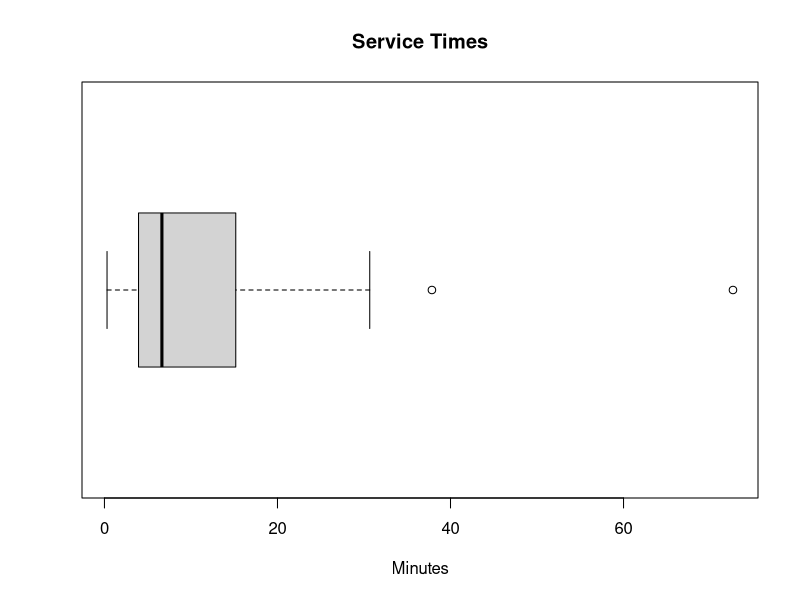
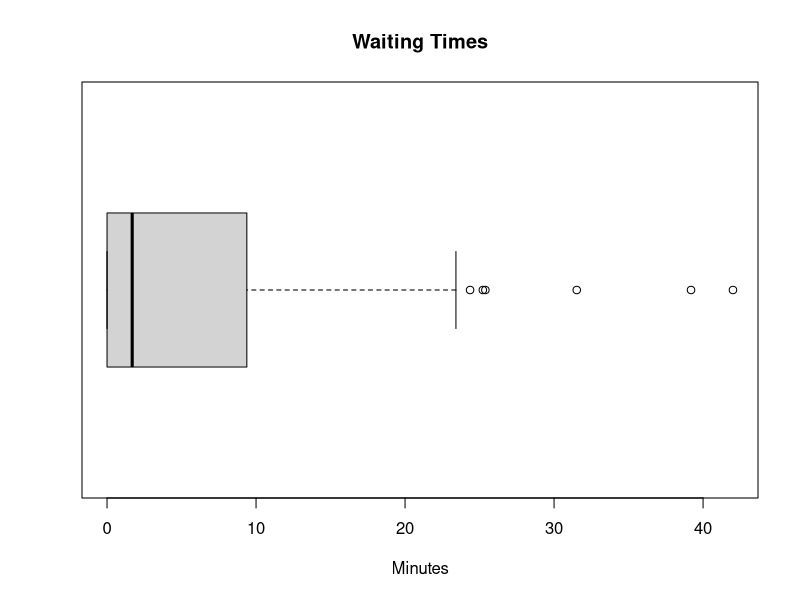
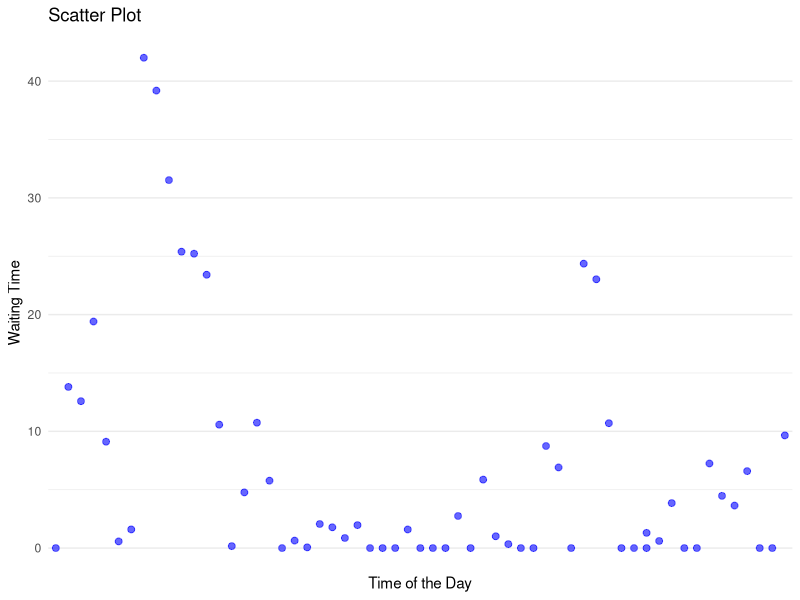
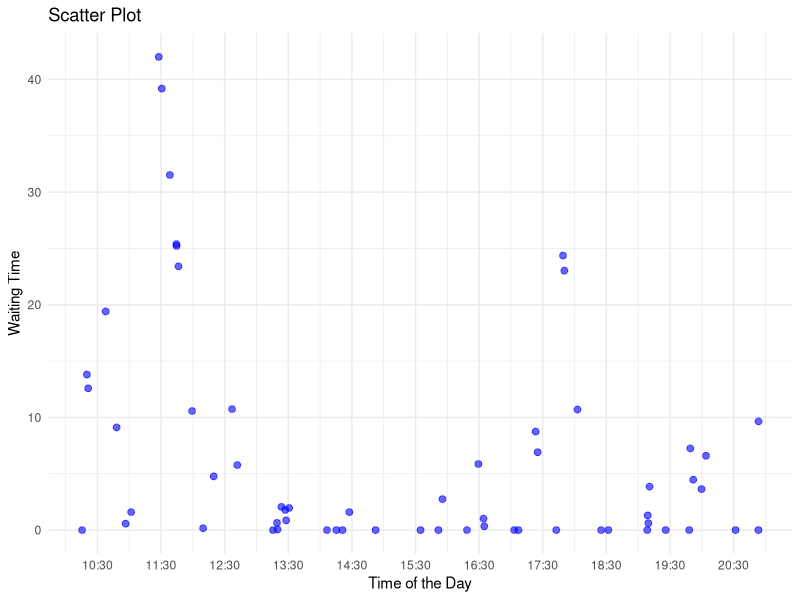
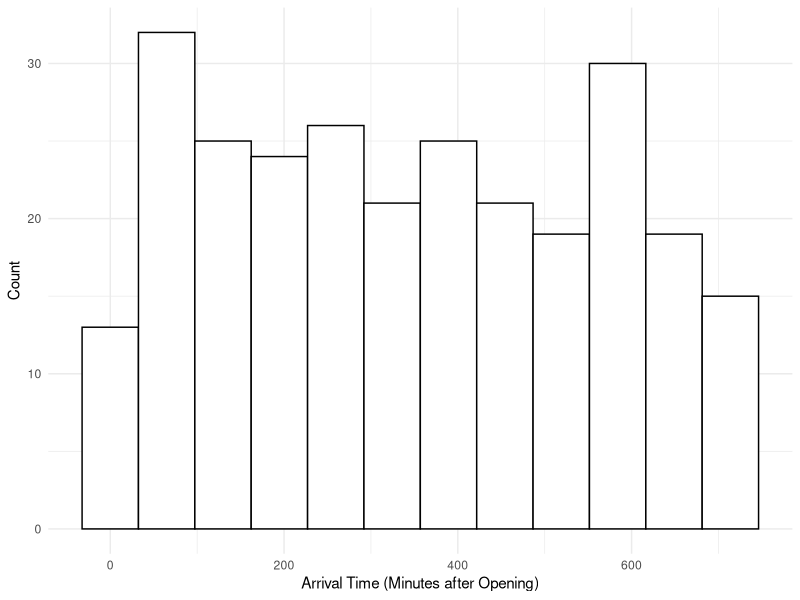
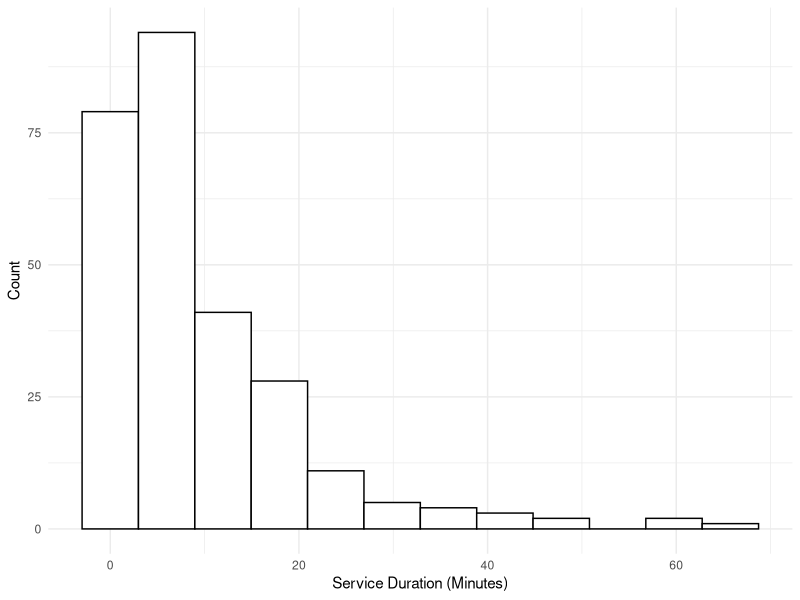
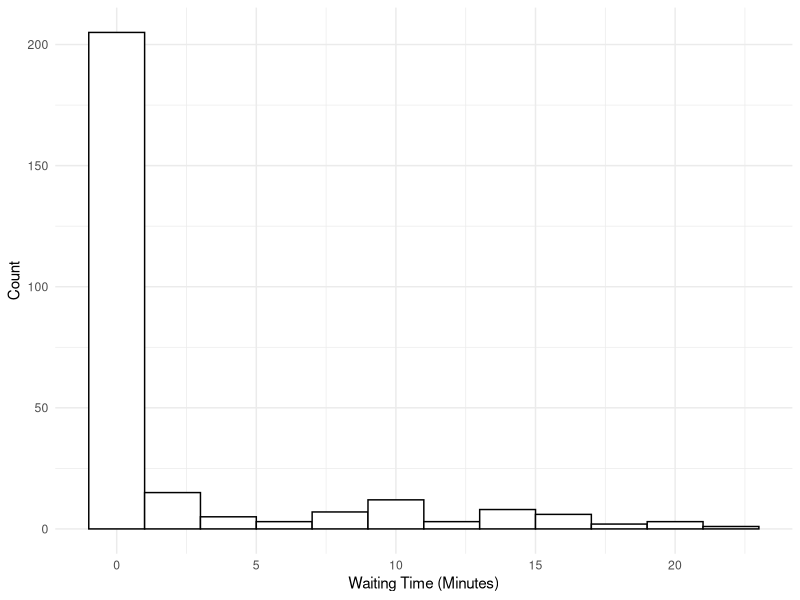
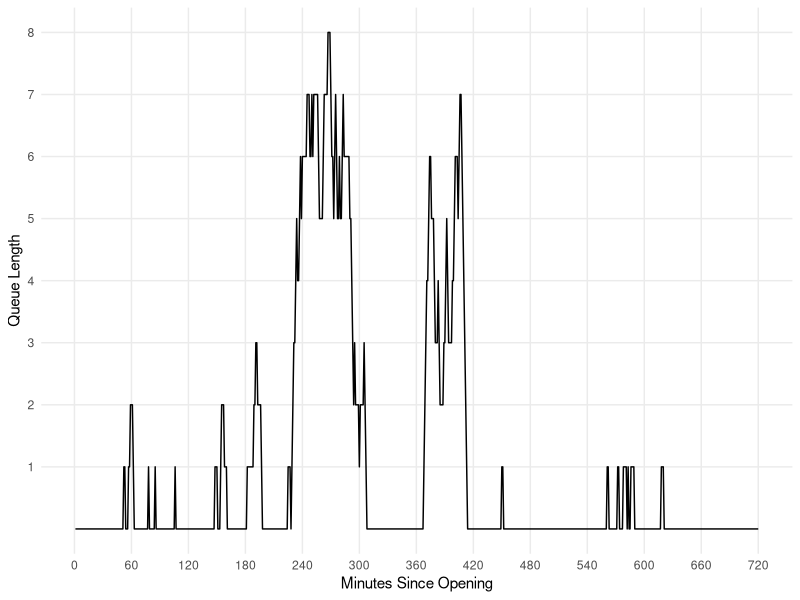

These charts were generated, in order, by the following R code:
## ---- chunk 1
library(tidyverse)
library(lubridate)

set.seed(121)

# simulating the arrival times of customers throughout the day

# Poisson process (lambda = 5)
# Tk= arrival time of the kth customer
# Wk= time between the k-1th customer arrival and the kth customer arrival where Wk ~ Pois(lambda)

# set parameter
lambdaA <- 5 # in units: customers per hour
opening_time <- hm("10:00")
closing_time <- hm("22:00")
hours <- hour(closing_time) - hour(opening_time) # operating hours: 10am to 10pm
total_time <- hours*60 # operating hours in minutes
lambdaA <- lambdaA/60 # customers per minute
# converting to minutes because our lambda is low, and we can can get greater precision in analyses this way

n <- ceiling(lambdaA*total_time) # max number of customers the store can have throughout the day

# generate W1,..,Wn (calculating the time between the arrival times of 2 customers)
W_sample <- rexp(n, rate= lambdaA)

# calculate T or the arrival times by summing together the Wi arrival times

T_sample <- numeric(n)

for(i in 1:n) {
  T_sample[i] <- sum(W_sample[1:i])
}

# all possible arrival times of customers throughout the day (X minutes after opening)

# however, the store is only open for 12 hours or 720 minutes so we must get rid of the values that fall outside of the range (go beyond 720)

arrival_times <- T_sample[T_sample <= total_time]

arrival_times

opening_time + minutes(floor(max(arrival_times)))

## ---- chunk 2
# given the output from above, simulate the serving times of customers before they leave

# notice that service time is modeled by exp(6)
lambdaS <- 6 # customers per hour
lambdaS <- lambdaS/60 # customers per minute 

# simulate customer's service time 
# n= only simulating the service time for those where T_sample <= total_time
service_times <- rexp(length(arrival_times), rate= lambdaS)

#these are the serving times for each arriving customer before they leave
service_times 

## ---- chunk 3
boxplot(service_times, horizontal= TRUE, main= "Service Times", xlab= "Minutes")
## ---- chunk 4
# Start time as POSIXct
start_time <- as.POSIXct("10:00", format = "%H:%M", tz = "UTC")

# Add minutes to the start time

time_of_day <- sapply(arrival_times, function(m) {
  m <- round(m)  # Round to nearest whole number
  new_time <- start_time + (m * 60)  # Add minutes converted to seconds
  format(new_time, "%H:%M")  # Format as "HH:MM"
})

print(time_of_day)
## ---- chunk 5

# determining waiting times

# for each observation (customer), calculate when the service begins and when it ends 
# serving ends = service begins + service time
# service begins: either when the customer walks in, or when the previous customer leaves (assumes there is a waiting time)

# compare this to the arrival time 
# if arrival time > time service ends then wait time = 0
# but if arrival time < service time ends then wait time = time service ends- arrival time 

# variable initialization
waiting_times <- numeric(length(arrival_times))  # generating times for each customer
service_start <- numeric(length(arrival_times)) 
service_end <- numeric(length(arrival_times))  
current_end <- numeric(0) # service end time for current customer (i)

# iterate over each customer
for (i in 1:length(arrival_times)) {

  # only includes observations where service time > arrival time => which means there is a wait time
  # gets rid of observations where service < arrival time => 0 wait time
  if (length(current_end) > 0) {
    current_end <- current_end[current_end > arrival_times[i]]
  }
  
 if (length(current_end) == 0) {
   # scenario 1: if there is no waiting time, service starts at the customer arrival
    service_start[i] <- arrival_times[i]
  } else {
    # scenario 2: if there is a waiting time, service starts at the end of the previous customer's end time
    service_start[i] <- min(current_end)
  }
  
  # update the service end time for current customer by adding when service starts and how long the service takes
  service_end[i] <- service_start[i] + service_times[i]
  
  # add this service end time to current end services
  current_end <- c(current_end , service_end[i])
  
  # update waiting time
  waiting_times[i] <- service_start[i] - arrival_times[i]
}


scen1_sim_results <- data.frame(
  customer = 1:length(arrival_times),
  arrival_time = arrival_times,
  service_length = service_times,
  service_start = service_start,
  service_end = service_end,
  waiting_time = waiting_times,
  time_of_day = time_of_day
)

print(head(scen1_sim_results, 15)) # printing first 15 customers

## ---- chunk 6
boxplot(waiting_times, horizontal= TRUE, main= "Waiting Times", xlab= "Minutes")
mean(waiting_times)
## ---- chunk 7
#Label for 30 min interval
breaks <- seq(30, 720, by = 30)
labels <- sprintf("%02d:%02d", 10 + breaks %/% 60, breaks %% 60) 

ggplot(scen1_sim_results, aes(x = time_of_day, y = waiting_times)) +
  geom_point(color = "blue", size = 2, alpha = 0.6) +
    scale_x_discrete(
    breaks = breaks, 
    labels = labels
  ) +
  labs(
    title = "Scatter Plot",
    x = "Time of the Day",
    y = "Waiting Time"
  ) +
  theme_minimal()

## ---- chunk 8
library(ggplot2)


# Custom breaks and labels for 30-minute intervals
breaks <- seq(30, 720, by = 60)
labels <- sprintf("%02d:%02d", 10 + breaks %/% 60, breaks %% 60)

# Scatter plot with x-axis as numeric time in minutes
ggplot(scen1_sim_results, aes(x = arrival_times, y = waiting_times)) +
  geom_point(color = "blue", size = 2, alpha = 0.6) +
  scale_x_continuous(
    breaks = breaks, 
    labels = labels
  ) +
  labs(
    title = "Scatter Plot",
    x = "Time of the Day",
    y = "Waiting Time"
  ) +
  theme_minimal()

## ---- chunk 9
# first, we generate the arrival times similar in scenario 1
lambdaA <- 24 # per hour
opening_time <- hm("10:00")
closing_time <- hm("22:00")
hours <- hour(closing_time) - hour(opening_time)
total_time <- hours*60 # operating hours in minutes
lambdaA <- lambdaA/60 # per minute

n <- ceiling(lambdaA*total_time) # max number of customers
W_sample <- rexp(n, rate= lambdaA)
T_sample <- numeric(n)

for(i in 1:n) {
  T_sample[i] <- sum(W_sample[1:i])
}

arrival_times <- T_sample[T_sample <= total_time]

# next, we generate the service times similar to scenario 1
# make a function to do this
calc_service_times <- function(arrivals, chefs) {
  # Ensure rate is per unit time
  minute_rate = (3*chefs) / 60
  services = rexp(length(arrivals), rate = minute_rate)
  return(services) # in minutes
}
# if we only have one chef
service_times <- calc_service_times(arrivals = arrival_times, chefs = 2)
## ---- chunk 10

tables <- 5
arrival_times_temp <- arrival_times

# number of people in line each minute
queue_size_history <- numeric(total_time)

# number of tables occupied each minute
occupied_tables_history <- rep(0, total_time)

# timer to track remaining waiting time for each table in the restaurant
# each element is one table in the restaurant
# -1 means empty
# otherwise, number of remaining service minutes
tables_timer <- rep(-1, tables)

# the amount of minutes each customer of that day waited
waiting_times <- numeric(0)

# the arrival_times indices of the people currently in line
# in order to know how long their eventual service time will be
queue <- numeric(0)

# an internal counter separate from the time
customers_entered <- 0
for (i in 1:total_time) {
  occupied_tables_history[i+1] = occupied_tables_history[i]
  
  # update the waiting timer for all occupied tables
  tables_timer[tables_timer > 0] <- tables_timer[tables_timer > 0] - 1
  # update the number of available tables in the next minute
  # based on the number of tables who have finished timers
  occupied_tables_history[i+1] = occupied_tables_history[i+1] - sum(tables_timer == 0)
  # mark the finished tables as available tables for the next minute
  tables_timer[tables_timer == 0] <- tables_timer[tables_timer == 0] - 1
  
  # has the next customer arrived?
  if(length(arrival_times_temp) > 0){
    if(arrival_times_temp[1] < i) {
      # if so, add them to the back of the queue
      queue = c(queue, as.integer(customers_entered+1)) # add 1 for 1-indexing
      # remove the 1st element of arrival_times
      arrival_times_temp = arrival_times_temp[-1]
      # start the waiting timer for this customer by appending 0
      waiting_times = c(waiting_times, 0)
      
      customers_entered = customers_entered + 1
    }
  }
  # are any tables currently open and there is a person in line?
  if(occupied_tables_history[i+1] < tables & length(queue) > 0) {
    # if so, then seat the first person in line
    # at the first available table
    for (j in 1:tables) {
      if(tables_timer[j] == -1) {
        # queue[1] has the customer index of the first person in line
        tables_timer[j] = round(service_times[queue[1]])
        break
      }
    }
    # the next minute there will be one more occupied table
    occupied_tables_history[i+1] = occupied_tables_history[i+1] + 1
    # remove the first person in the queue
    queue = queue[-1]
  }
  # update the waiting time for each person in the queue
  for (customer_index in queue) {
    waiting_times[customer_index] = waiting_times[customer_index] + 1
  }
  # keep track of how long the line is at each minute
  queue_size_history[i] = length(queue)
}

occupied_tables_history <- occupied_tables_history[-1]

## ---- chunk 11

scen2_sim_results_by_customer <- data.frame(
  customer = 1:length(arrival_times),
  arrival_time = arrival_times,
  service_length = service_times,
  waiting_time = waiting_times
)

scen2_sim_results_by_customer |>
  ggplot(aes(x = arrival_time)) +
  geom_histogram(bins = 12, color = "black", fill = "white") +
  labs(
    x = "Arrival Time (Minutes after Opening)",
    y = "Count"
  ) +
  theme_minimal()

scen2_sim_results_by_customer |>
  ggplot(aes(x = service_length)) +
  geom_histogram(bins = 12, color = "black", fill = "white") +
  labs(
    x = "Service Duration (Minutes)",
    y = "Count"
  ) +
  theme_minimal()

scen2_sim_results_by_customer |>
  ggplot(aes(x = waiting_time)) +
  geom_histogram(bins = 12, color = "black", fill = "white") +
  labs(
    x = "Waiting Time (Minutes)",
    y = "Count"
  ) +
  theme_minimal()


scen2_sim_results_by_minute <- data.frame(
  minutes_since_opening = 1:total_time,
  time_of_day = I(lapply(1:total_time, function(i) opening_time + minutes(i))),
  queue_size = queue_size_history,
  occupied_tables = occupied_tables_history
)

scen2_sim_results_by_minute |>
  ggplot(aes(x = minutes_since_opening, y = queue_size)) +
  geom_line() +
  scale_y_continuous(breaks = seq(1, max(queue_size_history), by = 1)) +
  scale_x_continuous(breaks = seq(0, total_time, by = 60)) +
  labs(
    x = "Minutes Since Opening",
    y = "Queue Length"
  ) +
  theme_minimal() +
  theme(panel.grid.minor = element_blank())

scen2_sim_results_by_minute |>
  ggplot(aes(x = minutes_since_opening, y = occupied_tables)) +
  geom_area(fill = "lightblue") +
  geom_line() +
  scale_y_continuous(breaks = seq(1, tables, by = 1)) +
  scale_x_continuous(breaks = seq(0, total_time, by = 60)) +
  labs(
    x = "Minutes Since Opening",
    y = "Number of Tables Occupied"
  ) +
  theme_minimal() +
  theme(panel.grid.minor = element_blank())
